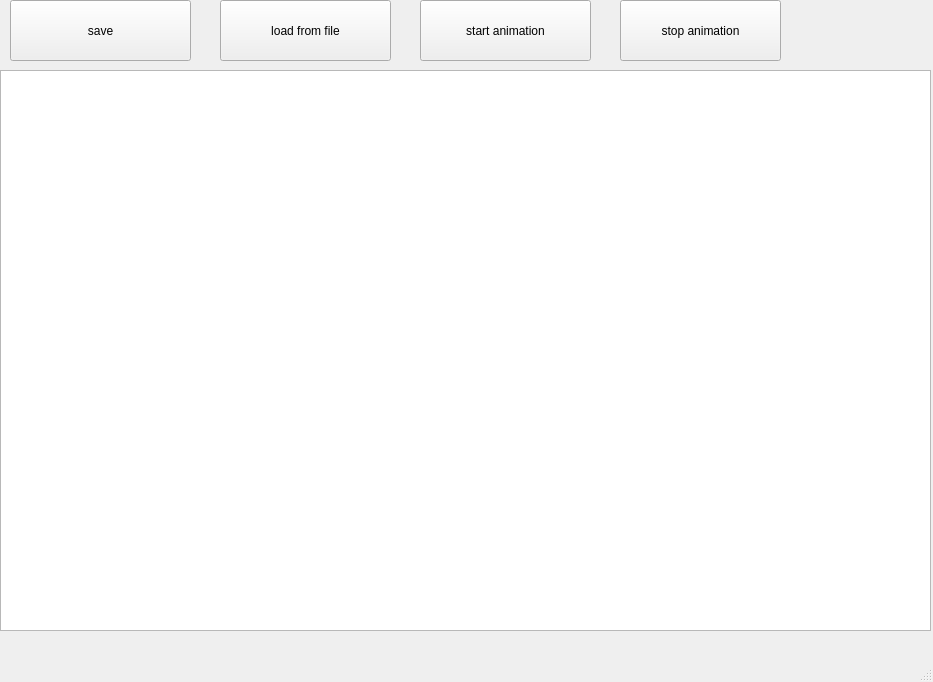
<?xml version="1.0" encoding="UTF-8"?>
<ui version="4.0">
 <class>MainWindow</class>
 <widget class="QMainWindow" name="MainWindow">
  <property name="geometry">
   <rect>
    <x>0</x>
    <y>0</y>
    <width>933</width>
    <height>682</height>
   </rect>
  </property>
  <property name="windowTitle">
   <string>MainWindow</string>
  </property>
  <widget class="QWidget" name="centralwidget">
   <widget class="QGraphicsView" name="graphicsView">
    <property name="geometry">
     <rect>
      <x>0</x>
      <y>70</y>
      <width>931</width>
      <height>561</height>
     </rect>
    </property>
   </widget>
   <widget class="QPushButton" name="saveButton">
    <property name="geometry">
     <rect>
      <x>10</x>
      <y>0</y>
      <width>181</width>
      <height>61</height>
     </rect>
    </property>
    <property name="text">
     <string>save</string>
    </property>
   </widget>
   <widget class="QPushButton" name="openButton">
    <property name="geometry">
     <rect>
      <x>220</x>
      <y>0</y>
      <width>171</width>
      <height>61</height>
     </rect>
    </property>
    <property name="text">
     <string>load from file</string>
    </property>
   </widget>
   <widget class="QPushButton" name="startAnimation">
    <property name="geometry">
     <rect>
      <x>420</x>
      <y>0</y>
      <width>171</width>
      <height>61</height>
     </rect>
    </property>
    <property name="text">
     <string>start animation</string>
    </property>
   </widget>
   <widget class="QPushButton" name="stopAnimatio">
    <property name="geometry">
     <rect>
      <x>620</x>
      <y>0</y>
      <width>161</width>
      <height>61</height>
     </rect>
    </property>
    <property name="text">
     <string>stop animation</string>
    </property>
   </widget>
  </widget>
  <widget class="QMenuBar" name="menubar">
   <property name="geometry">
    <rect>
     <x>0</x>
     <y>0</y>
     <width>933</width>
     <height>25</height>
    </rect>
   </property>
  </widget>
  <widget class="QStatusBar" name="statusbar"/>
 </widget>
 <resources/>
 <connections/>
</ui>
